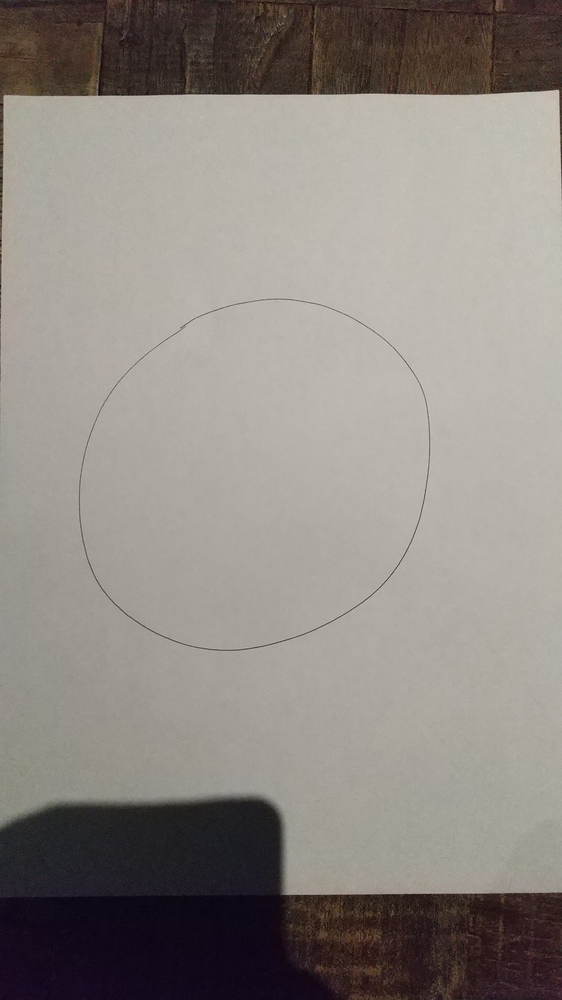
#> input picture image/circlewood.jpg, 562 x 1000 px, shrunk from 2160 x 3840 before the run
$ python circle_example.py
#> lines starting #> are read from the running program, lines starting #| are printed output that depends on the picture; after the words box and inside, x2 and y2 are one past the last pixel; in counts of white or black regions, pixels touching at a corner belong together
#> further down, img is the input picture: shape (1000, 562, 3); mean B, G, R 131, 136.4, 142.6
import cv2
import numpy as np

def find_circle(cv2_img, param, last_len):
#> called with param = 50, last_len = 0
  gray = cv2.cvtColor(cv2_img, cv2.COLOR_BGR2GRAY)
  retval, bw = cv2.threshold(gray, 130, 255, cv2.THRESH_BINARY)
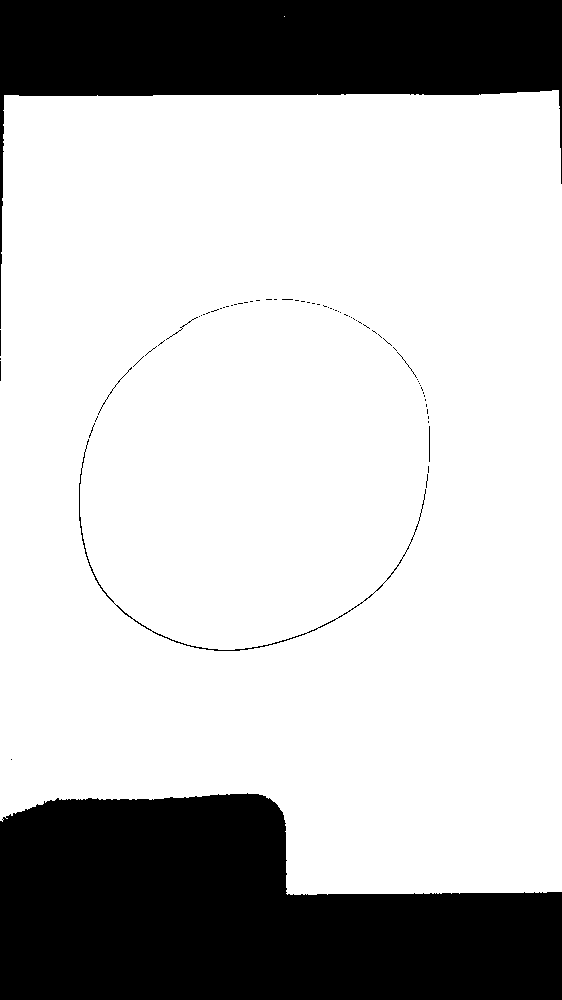
#> bw: shape (1000, 562); 74.8% white; 70 black regions (61 under 20 px), largest, box (x1, y1, x2, y2) and area: (0, 793, 562, 1000) 86471, (0, 0, 562, 329) 53945, (79, 439, 426, 651) 706
  bw_floodfill = bw.copy()

  h, w = bw.shape[:2]
#> h = 1000; w = 562
  mask = np.zeros((h+2, w+2), np.uint8)

  cv2.floodFill(bw_floodfill, mask, (0,0), 255);
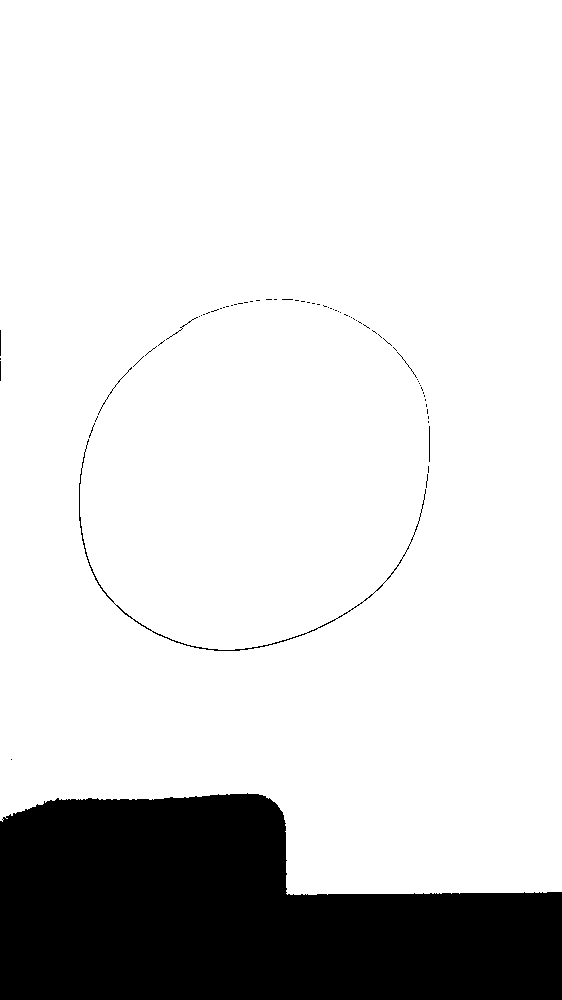
#> bw_floodfill: shape (1000, 562); 84.4% white; 69 black regions (61 under 20 px), largest, box (x1, y1, x2, y2) and area: (0, 793, 562, 1000) 86471, (79, 439, 426, 651) 706, (98, 367, 132, 415) 53
  bw_floodfill_inv = cv2.bitwise_not(bw_floodfill)
  kernel = np.ones((15, 15), np.uint8)
  dilation_img = cv2.dilate(bw_floodfill_inv, kernel, iterations=1)
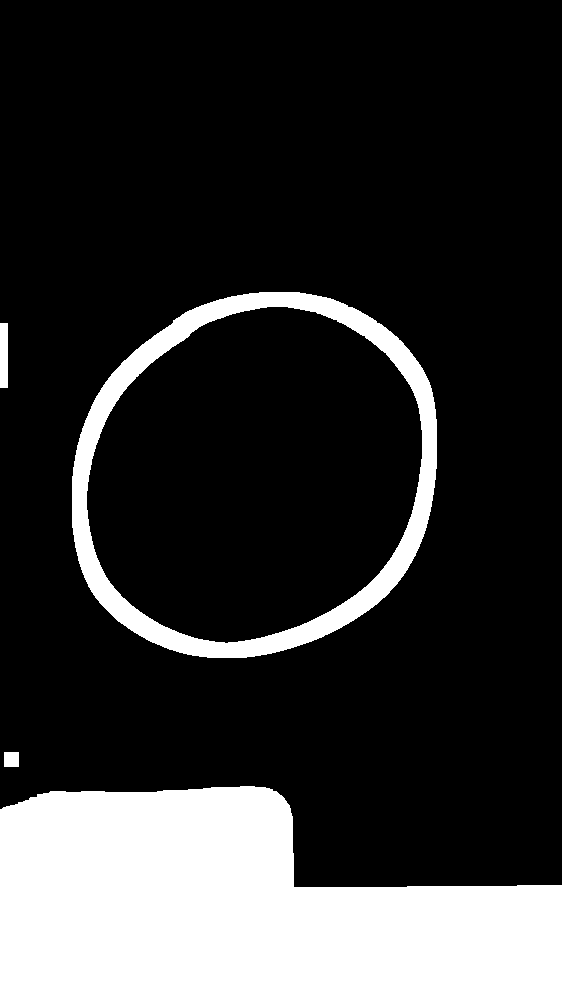
#> dilation_img: shape (1000, 562); 20.1% white; 4 white regions, box (x1, y1, x2, y2) and area: (0, 786, 562, 1000) 91518, (72, 292, 437, 658) 20731, (0, 323, 8, 388) 520, (4, 752, 19, 767) 225
  while(1):
    print(last_len, param)
    print(type(gray))
    circles = cv2.HoughCircles(dilation_img, cv2.HOUGH_GRADIENT, dp=1, minDist=20, param1=100, param2=param, minRadius=0, maxRadius=0)
    if isinstance(circles, np.ndarray):
      if len(circles[0]) == 1:
        circles = np.uint16(np.around(circles))
        break
      elif len(circles[0]) > 1:
        last_len = len(circles[0])
        param += 1
    else:
      if last_len > 1:
        circles = cv2.HoughCircles(gray, cv2.HOUGH_GRADIENT, dp=1, minDist=20, param1=100, param2=param-1, minRadius=0, maxRadius=0)
        circles = np.uint16(np.around(circles))
        break
      else:
        last_len = 0
        param -= 1
#> this loop made 13 passes
#> circles on pass 13: [[254, 472, 181]]
#| <class 'numpy.ndarray'>
#| <class 'numpy.ndarray'>
#| <class 'numpy.ndarray'>
#| <class 'numpy.ndarray'>
#| <class 'numpy.ndarray'>
#| <class 'numpy.ndarray'>
#| <class 'numpy.ndarray'>
#| <class 'numpy.ndarray'>
#> (further printed lines are left out)
#> after the loop, param = 38
  print(circles[0])
#| [[254 472 181]]
  return circles[0]

if __name__ == '__main__':
  img_name = "circlewood.jpg"

  img = cv2.imread("./image/" + img_name)

  circles = find_circle(img, 50, 0)
#> circles = [[254, 472, 181]]

  for circle in circles:
    # 円周を描画する
    cv2.circle(img, (circle[0], circle[1]), circle[2], (0, 165, 255), 5)
    # 中心点を描画する
    cv2.circle(img, (circle[0], circle[1]), 2, (0, 0, 255), 3)
#> this loop made 1 pass
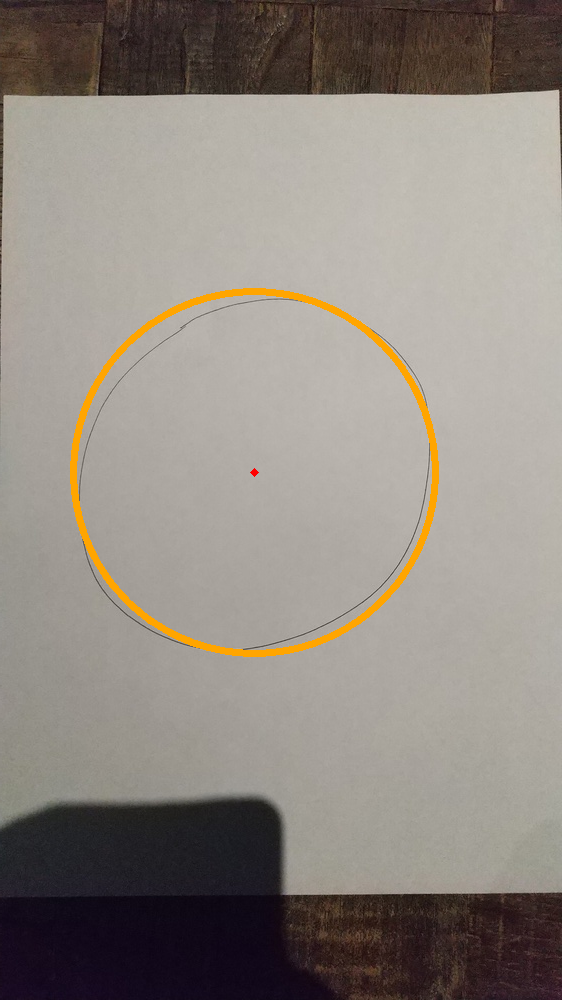
#> img: shape (1000, 562, 3); 1.41% of pixels changed, all inside (x1, y1, x2, y2) = (70, 288, 439, 657)

  cv2.imwrite("./treatmentedImage/result_" + img_name, img)

$ run again, with image/5.jpg copied over image/circlewood.jpg
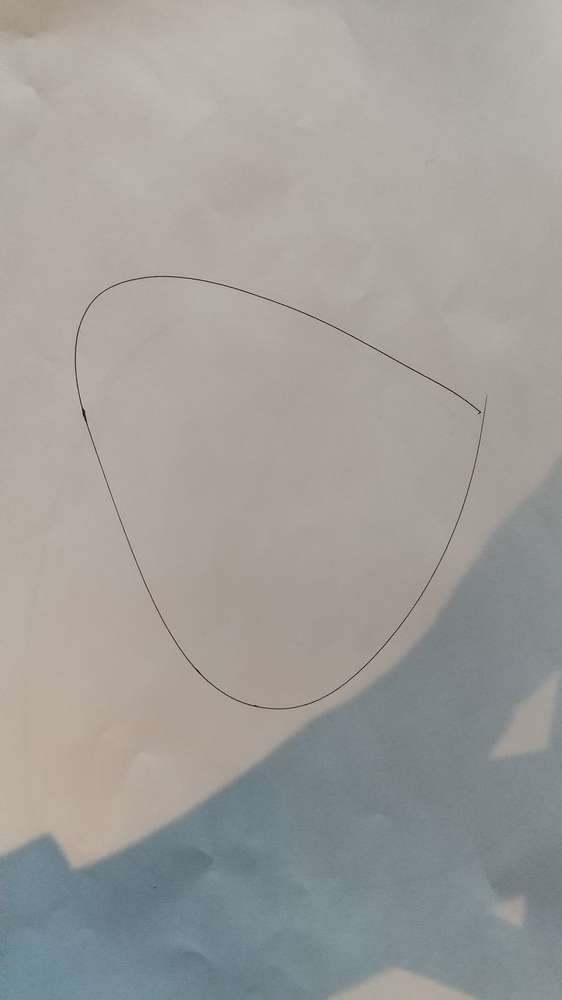
#> input picture image/5.jpg, 562 x 1000 px, shrunk from 2160 x 3840 before the run
#> img is the input picture: shape (1000, 562, 3); mean B, G, R 152.9, 157.6, 160
#> in find_circle, `retval, bw = cv2.threshold(gray, 130, 255, cv2.THRESH_BINARY)`:
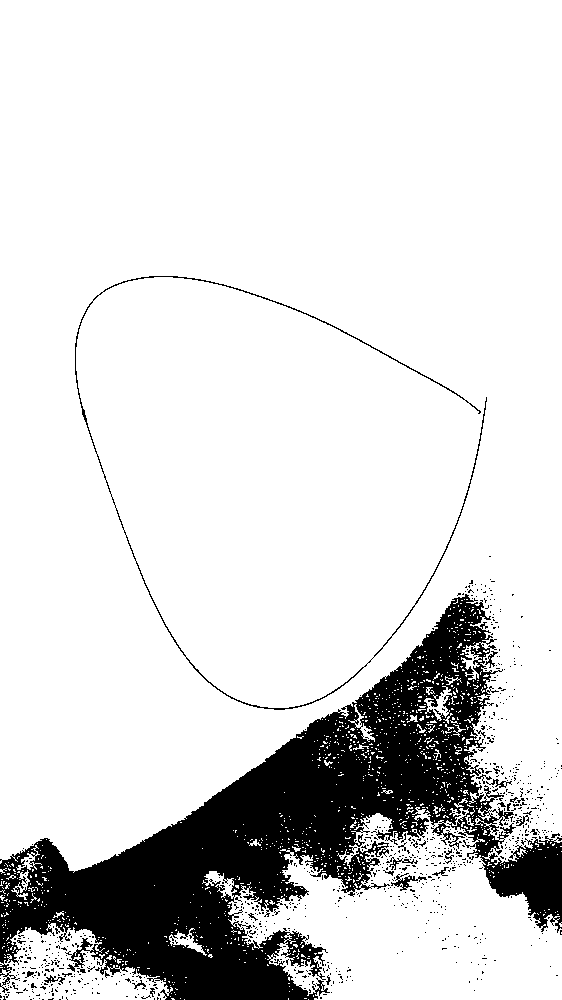
#> bw: shape (1000, 562); 85.6% white; 886 black regions (860 under 20 px), largest, box (x1, y1, x2, y2) and area: (0, 594, 562, 1000) 75357, (75, 276, 487, 710) 1821, (391, 873, 427, 891) 198
#> dilation_img: shape (1000, 562); 27.9% white; 7 white regions, largest, box (x1, y1, x2, y2) and area: (0, 269, 562, 1000) 155158, (543, 959, 562, 983) 366, (390, 944, 410, 961) 320
#> the loop in find_circle, `while(1):` made 25 passes
#> circles on pass 25: [[352, 544, 194]]
#> (printed output is left out)
#> after the loop in find_circle, `while(1):`: param = 26
#| [[352 544 194]]
#> `circles = find_circle(img, 50, 0)`: circles = [[352, 544, 194]]
#> the loop `for circle in circles:` made 1 pass
#> after the loop `for circle in circles:`:
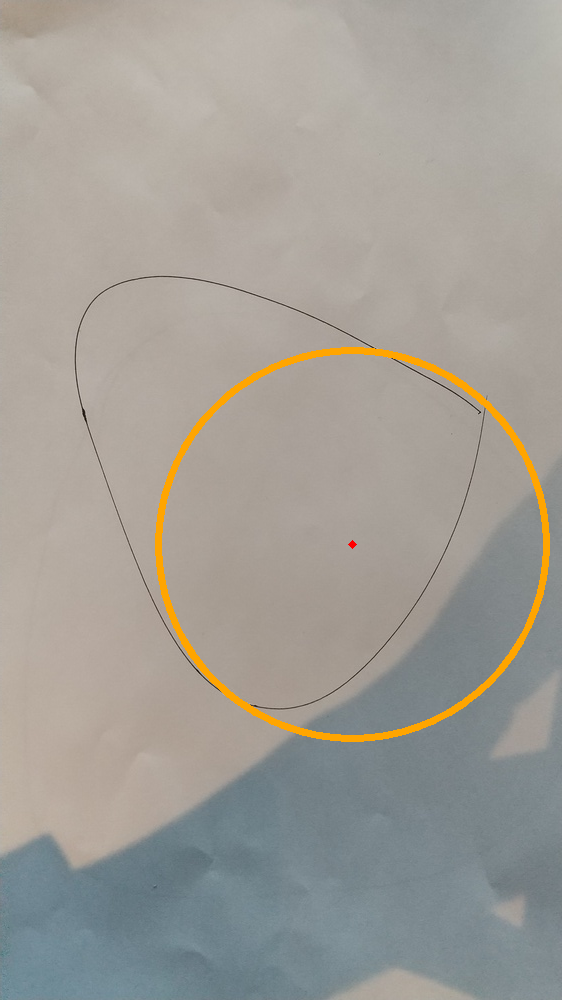
#> img: shape (1000, 562, 3); 1.52% of pixels changed, all inside (x1, y1, x2, y2) = (155, 347, 550, 742)

$ run again, with image/Ahi.jpg copied over image/circlewood.jpg
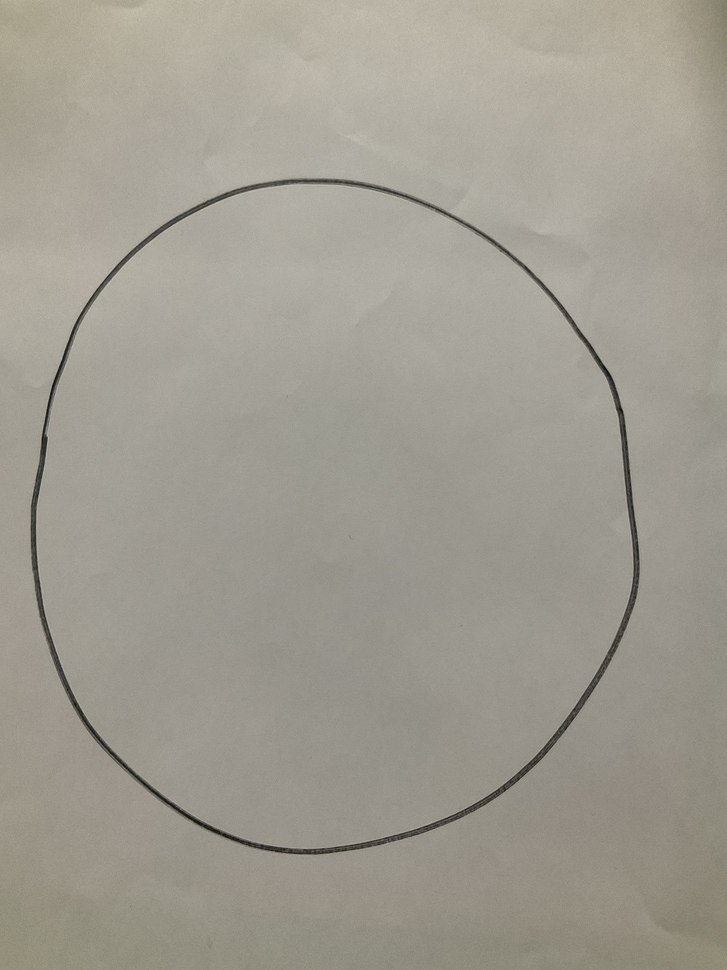
#> input picture image/Ahi.jpg, 727 x 970 px, shrunk from 3024 x 4032 before the run
#> img is the input picture: shape (970, 727, 3); mean B, G, R 144.9, 155.7, 159.8
#> in find_circle, `retval, bw = cv2.threshold(gray, 130, 255, cv2.THRESH_BINARY)`:
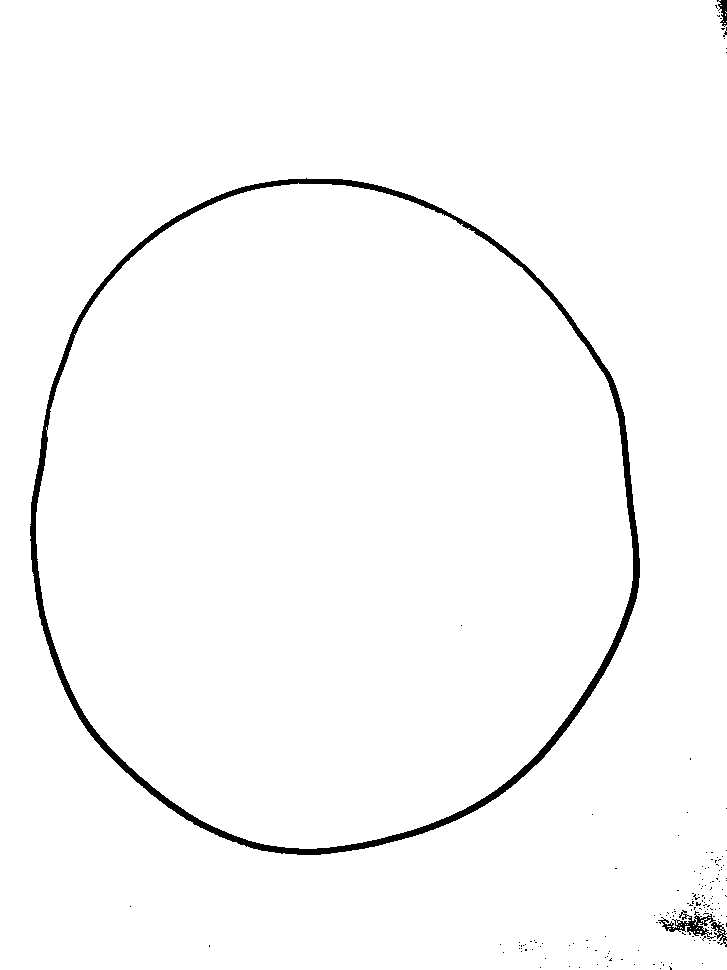
#> bw: shape (970, 727); 98.1% white; 157 black regions (154 under 20 px), largest, box (x1, y1, x2, y2) and area: (30, 178, 640, 855) 11902, (658, 910, 727, 947) 700, (717, 0, 727, 27) 147
#> dilation_img: shape (970, 727); 8.6% white; 17 white regions, largest, box (x1, y1, x2, y2) and area: (23, 171, 647, 862) 47618, (647, 843, 727, 954) 5600, (562, 929, 679, 970) 2549
#> the loop in find_circle, `while(1):` made 14 passes
#> circles on pass 14: [[332, 500, 312]]
#> (printed output is left out)
#> after the loop in find_circle, `while(1):`: param = 37
#| [[332 500 312]]
#> `circles = find_circle(img, 50, 0)`: circles = [[332, 500, 312]]
#> the loop `for circle in circles:` made 1 pass
#> after the loop `for circle in circles:`:
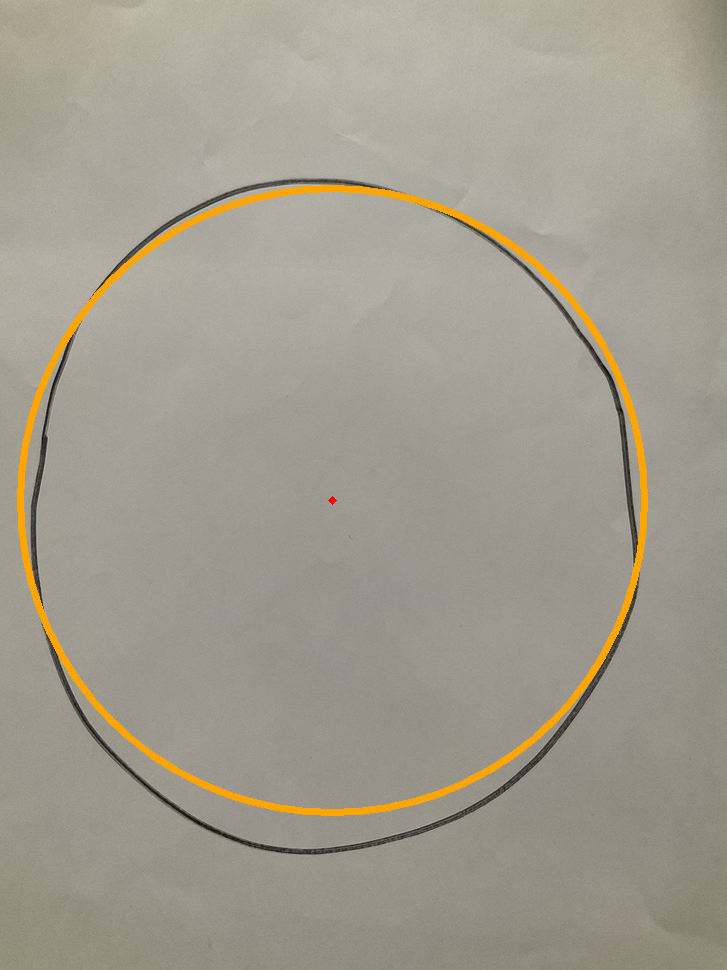
#> img: shape (970, 727, 3); 1.94% of pixels changed, all inside (x1, y1, x2, y2) = (17, 185, 648, 816)
